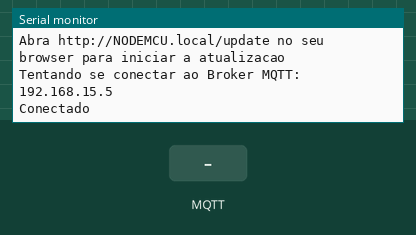
The sketch below on a simulated ESP8266 (NodeMCU). Parts: the last lines printed to the serial monitor. Inputs (shaded band) come from the test bench. WiFi joins after 1.5 s; servers stay silent unless stated; no MQTT or app messages arrive unless stated.

Above: at 2.7 s.
2.8 s: MQTT message "home" arrives on the first subscribed topic
At 4.0 s:
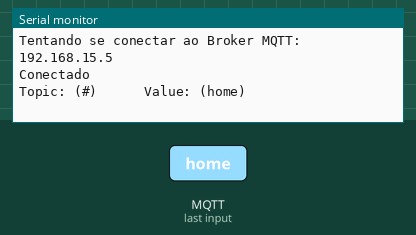
4.3 s: MQTT message "1" arrives on the first subscribed topic
At 5.1 s:
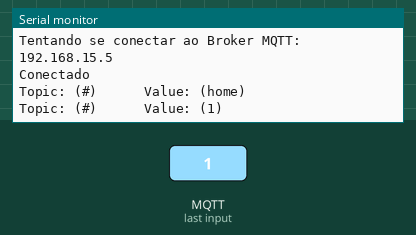
5.8 s: MQTT message "on" arrives on the first subscribed topic
At 6.3 s:
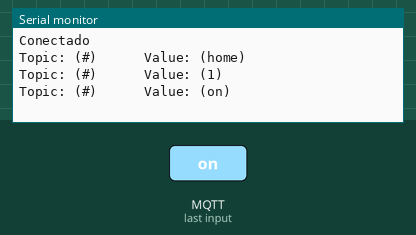
7.3 s: MQTT message "off" arrives on the first subscribed topic
At 8.7 s:
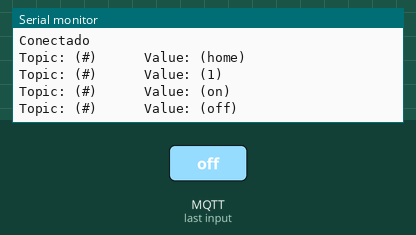

The sketch:

HelloMCU.ino
```cpp
#include <ESP8266WiFi.h>
#include <ESP8266WebServer.h>
#include <ESP8266mDNS.h>
#include <ESP8266HTTPUpdateServer.h>
#include <PubSubClient.h>

#define DEBUG 1

#define DEBUGGING(...)    if(DEBUG) Serial.println( __VA_ARGS__ )
#define DEBUGGING_L(...)  if(DEBUG) Serial.print( __VA_ARGS__ )

unsigned long count     = 0;
const char* HOST        = "NODEMCU";
const char* ssid        = "VIVO-9B28";
const char* password    = "57601B9B28";
const char* NAME        = "TEST_NODEMCU";
const char* BROKER_MQTT = "192.168.15.5";
int BROKER_PORT         = 1883;

#define D0    16
#define D1    5
#define D2    4
#define D3    0
#define D4    2
#define D5    14
#define D6    12
#define D7    13
#define D8    15
#define D9    3
#define D10   1

#define PORT_URL  80
#define BAUD  115200

ESP8266HTTPUpdateServer updateOTA;
ESP8266WebServer serverWeb(PORT_URL);
WiFiClient wifiClient;
PubSubClient MQTT(wifiClient);

/*
    Inits
*/

void initWifi() {
  if ( WiFi.status() != WL_CONNECTED ) {
    WiFi.begin(ssid, password);
    reconnectWifi();
    initUpdateCode();
    serverWeb.on("/", handleRootPath);
  }
}

void initUpdateCode() {
  updateOTA.setup(&serverWeb);
  serverWeb.begin();
  DEBUGGING("O servico de atualizacao remota (OTA) Foi iniciado com sucesso!");
  DEBUGGING_L("Abra http://");
  DEBUGGING_L(HOST);
  DEBUGGING(".local/update no seu browser para iniciar a atualizacao\n");
}

void initMDNS() {
  if (!MDNS.begin(HOST)) {
   DEBUGGING("Erro ao iniciar o servico mDNS!");
    while (1) {
      delay(1000);
    }
  }
  DEBUGGING("O servico mDNS foi iniciado com sucesso!");
  MDNS.addService("http", "tcp", PORT_URL);
}

void initMQTT() {
  MQTT.setServer(BROKER_MQTT, BROKER_PORT);
  MQTT.setCallback(mqtt_callback);
}

void initPins() {
  pinMode(D4, OUTPUT);
  digitalWrite(D4, LOW);
}

/*
    Reconnects
*/

void reconnectWifi() {
  if( WiFi.status() != WL_CONNECTED ) {
    DEBUGGING_L("Conectando ");
    while (WiFi.status() != WL_CONNECTED){
      delay(100);
      DEBUGGING_L(".");
    }
    DEBUGGING();
    DEBUGGING("Conectado!");
    DEBUGGING(WiFi.localIP());
    initMDNS();
  }
}

void reconnectMQTT() {
  while (!MQTT.connected()) {
    DEBUGGING("Tentando se conectar ao Broker MQTT: " + String(BROKER_MQTT));
    if (MQTT.connect(NAME)) {
      DEBUGGING("Conectado");
      MQTT.subscribe("#");
    } else {
      DEBUGGING("Falha ao Reconectar");
      DEBUGGING("Tentando se reconectar em 2 segundos");
      delay(2000);
    }
  }
}

/*
    Setup
*/

void setup() {
  Serial.begin(BAUD);
  initPins();
  initWifi();
  initMQTT();
}

/*
    Loop
*/

void loop() {
  reconnectWifi();
  reconnectMQTT();
  serverWeb.handleClient();
  MQTT.loop();
}

/*
    MQTT
*/

void mqtt_callback(char* topic, byte* payload, unsigned int length) {
  String message;
  for (int i = 0; i < length; i++) {
    char c = (char)payload[i];
    message += c;
  }
  DEBUGGING("Topic: (" + String(topic) + ")\t\t\tValue: " + "(" + String(message) + ")");
  if( String(topic) == "home" ){
    led(message);
  }
}

/*
    Web server
*/

void handleRootPath() {
  serverWeb.send(200, "text/plain", "Hello NodeMCU " + String(++count));
}

/*
    Funções gerais
*/

void led(String message) {
  DEBUGGING("Chamou LED");
  digitalWrite(D4, message == "1" ? HIGH : LOW );
}
```

Measured:
- after the input at 2.8 s, the serial monitor: prints a new line at once (image 1)
- after the input at 4.3 s, the serial monitor: prints a new line at once (image 2)
- after the input at 5.8 s, the serial monitor: prints a new line at once (image 3)
- after the input at 7.3 s, the serial monitor: prints a new line at once (image 4)
